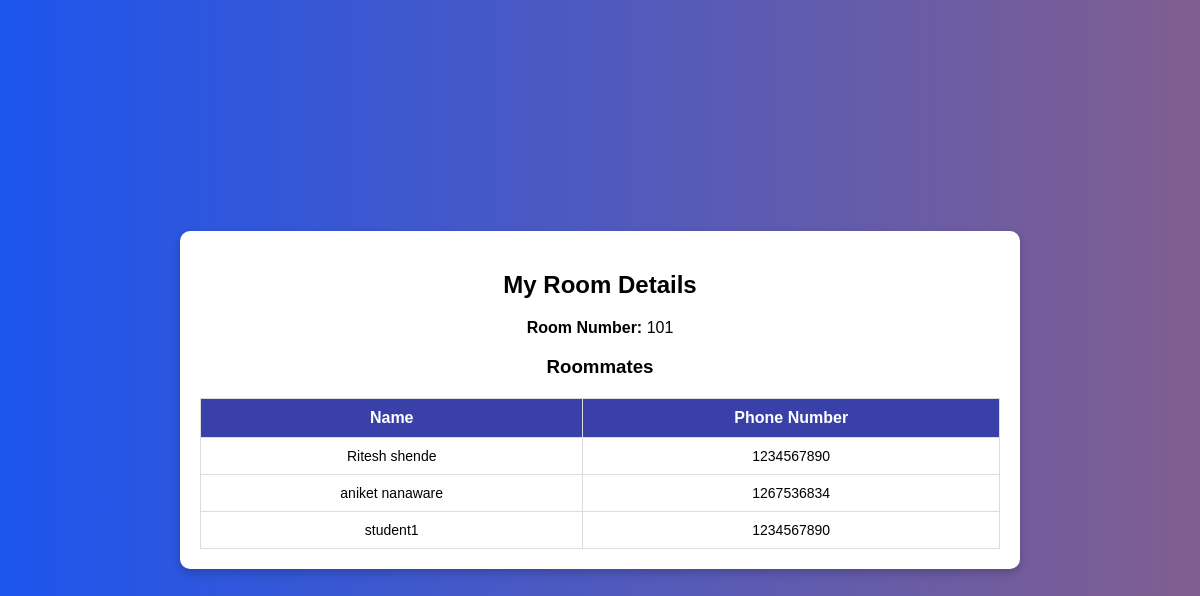
/my_room_details.php (signed in), run on the app's committed database.
### tables this page shows
CREATE TABLE `rooms` (
  `room_id` int(11) NOT NULL,
  `room_number` varchar(10) NOT NULL,
  `capacity` int(11) NOT NULL
);

CREATE TABLE `users` (
  `user_id` int(11) NOT NULL,
  `name` varchar(100) NOT NULL,
  `email` varchar(100) NOT NULL,
  `password` varchar(255) NOT NULL,
  `user_type` enum('student','rector') NOT NULL,
  `status` enum('pending','active') NOT NULL DEFAULT 'pending',
  `phone` varchar(15) NOT NULL,
  `address` text NOT NULL,
  `course_details` varchar(255) DEFAULT NULL
);

### my_room_details.php (the view, shortened to what this page needs)
<?php
include("db_connect.php");
$user_id = $_SESSION["user_id"];
$query = "
    SELECT r.room_number, u.name, u.phone
    FROM room_allocation ra
    JOIN rooms r ON ra.room_id = r.room_id
    JOIN users u ON ra.user_id = u.user_id
    WHERE ra.room_id = (SELECT room_id FROM room_allocation WHERE user_id = ?)
";
$stmt = $conn->prepare($query);
$stmt->bind_param("i", $user_id);
$stmt->execute();
$result = $stmt->get_result();
$roommates = [];
$room_number = "Not Assigned";
while ($row = $result->fetch_assoc()) {
    if (isset($_SESSION["username"]) && $row["name"] == $_SESSION["username"]) {
        $room_number = $row["room_number"];
    }
    $roommates[] = $row;
}
?>
<!DOCTYPE html>
<html lang="en">
<head>
    <link rel="stylesheet" href="dashstyle.css">
</head>
<body>
<div class="dashboard-container">
    <div class="content">
        <div class="content-box">
            <h2>My Room Details</h2>
            <p><strong>Room Number:</strong> <?php echo $room_number; ?></p>
            <h3>Roommates</h3>
            <table>
                <tr>
                    <th>Name</th>
                    <th>Phone Number</th>
                </tr>
                <?php foreach ($roommates as $mate): ?>
                    <tr>
                        <td><?php echo htmlspecialchars($mate["name"]); ?></td>
                        <td><?php echo htmlspecialchars($mate["phone"]); ?></td>
                    </tr>
                <?php endforeach; ?>
            </table>
        </div>
    </div>
</div>
</body>
</html>

### dashstyle.css (style rules this page uses)
body { font-family: Arial, sans-serif; background: linear-gradient(to right, #1d55ee, #815e8f); margin: 0; padding: 0; height: 100vh; display: flex; }
.dashboard-container { display: flex; width: 100%; height: 100vh; }
.content { flex: 1; display: flex; justify-content: center; align-items: center; flex-direction: column; padding: 20px; }
table { width: 100%; border-collapse: collapse; margin-top: 10px; }
th, td { padding: 10px; border-bottom: 1px solid #ddd; text-align: center; }
th { background: #007bff; color: white; font-size: 16px; }
td { font-size: 14px; }
table { width: 100%; border-collapse: collapse; margin-top: 20px; }
th, td { padding: 10px; border: 1px solid #dddddd; text-align: center; }
th { background-color: #3940a8; }

### data on the page
rooms: room_number "101", users.name "Ritesh shende", users.phone "1234567890", users.name "aniket nanaware", users.phone "1267536834", users.name "student1"
